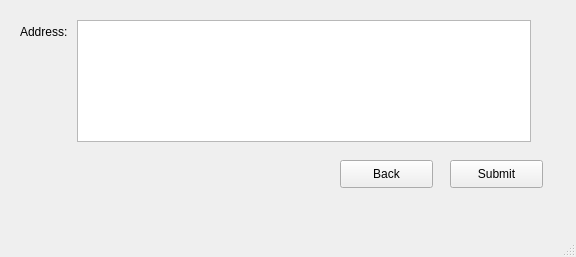
<?xml version="1.0" encoding="UTF-8"?>
<ui version="4.0">
 <class>MainWindow</class>
 <widget class="QMainWindow" name="MainWindow">
  <property name="geometry">
   <rect>
    <x>0</x>
    <y>0</y>
    <width>576</width>
    <height>257</height>
   </rect>
  </property>
  <property name="windowTitle">
   <string>MainWindow</string>
  </property>
  <widget class="QWidget" name="centralwidget">
   <widget class="QWidget" name="formLayoutWidget">
    <property name="geometry">
     <rect>
      <x>10</x>
      <y>10</y>
      <width>531</width>
      <height>142</height>
     </rect>
    </property>
    <layout class="QFormLayout" name="formLayout">
     <property name="leftMargin">
      <number>10</number>
     </property>
     <property name="topMargin">
      <number>10</number>
     </property>
     <property name="rightMargin">
      <number>10</number>
     </property>
     <property name="bottomMargin">
      <number>10</number>
     </property>
     <item row="0" column="0">
      <widget class="QLabel" name="label">
       <property name="text">
        <string>Address: </string>
       </property>
      </widget>
     </item>
     <item row="0" column="1">
      <widget class="QTextEdit" name="textEdit"/>
     </item>
    </layout>
   </widget>
   <widget class="QPushButton" name="submitButton">
    <property name="geometry">
     <rect>
      <x>450</x>
      <y>160</y>
      <width>93</width>
      <height>28</height>
     </rect>
    </property>
    <property name="text">
     <string>Submit</string>
    </property>
   </widget>
   <widget class="QPushButton" name="backButton">
    <property name="geometry">
     <rect>
      <x>340</x>
      <y>160</y>
      <width>93</width>
      <height>28</height>
     </rect>
    </property>
    <property name="text">
     <string>Back</string>
    </property>
   </widget>
  </widget>
  <widget class="QMenuBar" name="menubar">
   <property name="geometry">
    <rect>
     <x>0</x>
     <y>0</y>
     <width>576</width>
     <height>26</height>
    </rect>
   </property>
  </widget>
  <widget class="QStatusBar" name="statusbar"/>
 </widget>
 <resources/>
 <connections/>
</ui>
